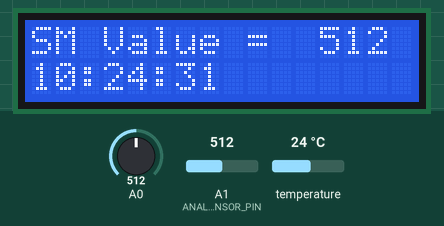
Simulated run of this sketch. Board: Arduino Uno, built with avr-gcc and run on an emulated ATmega328P. Shown: 16×2 character LCD. The test bench sets the inputs (shaded band); at power-on: A0 = 512, A1 (ANALOG_SENSOR_PIN) = 512, temperature 24 °C. The local clock reads 2024-03-15 10:24:30 at power-on unless the sketch sets it; storage starts empty; what the sketch prints to the serial monitor is not drawn.

Above: at 1.2 s.
1.3 s: A0 set to 716
At 2.7 s:
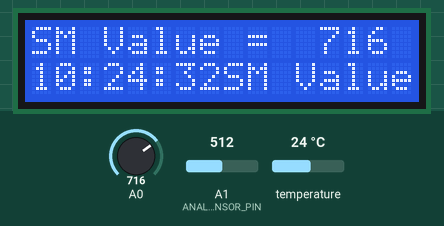
6.2 s: A0 set to 900
At 7.0 s:
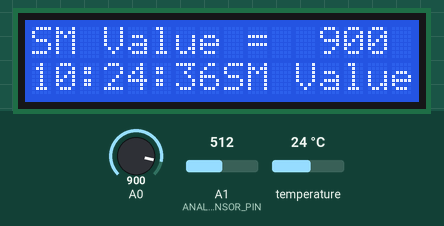
9.4 s: A0 set to 1023
At 42.1 s:
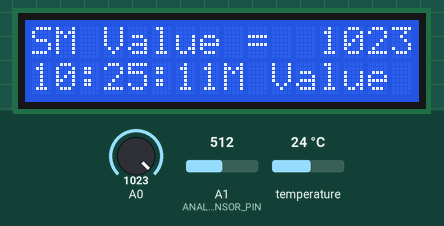
Timing chart, 0 to 42.5 s (numbered marks = the images above; inputs shaded):
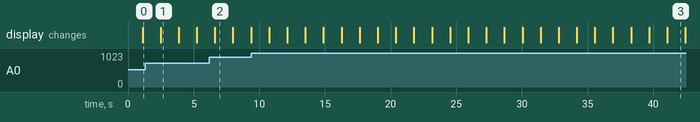

The sketch:

Project_Anukul_Final.ino
```cpp
#include <OneWire.h>
#include<LiquidCrystal.h>
#include <SPI.h>
#include <SD.h>
#include<Wire.h>
#include"RTClib.h"


#define ANALOG_SENSOR_PIN  A1// Light Sensor
OneWire  ds(2); // Temperature
const int chipSelect = 4;//SD card chipselect
int  LightAnalogValue;
RTC_DS1307 rtc;
LiquidCrystal lcd(9,8,7,6,5,10);//LCD connections


void setup() {

  ///***Open serial communications and wait for port to open:***///
  Serial.begin(9600);
  while (!Serial) {;}

  ///***Rtc initialisation code***///
  if(!rtc.begin()){
    Serial.println("Couldn't find RTC");
    while(1);
  }
   if(!rtc.isrunning()){
    Serial.println("RTC is not running!");
     rtc.adjust(DateTime(2017, 3, 18, 2, 25, 0));
  }

  ///***Lcd begin***///
  lcd.begin(16,2);

  ///***see if the SD card is present and can be initialized:***///
  Serial.print("Initializing SD card...");
  if (!SD.begin(chipSelect)) {
    Serial.println("Card failed, or not present");
    // don't do anything more:
    return;
  }
  Serial.println("card initialized.");
}


void loop() {

  ///***Temperature sensor code***///
  byte i;
  byte present = 0;
  byte type_s;
  byte data[12];
  byte addr[8];
  float celsius, fahrenheit;
  if ( !ds.search(addr)) {
    ds.reset_search();
    delay(250);            // DELAY TEMP
    return;
  }
   if (OneWire::crc8(addr, 7) != addr[7]) {
      Serial.println("CRC is not valid!");
      return;
  }
  ds.reset();
  ds.select(addr);
  ds.write(0x44);   // start conversion
  delay(1000);     // Delay
  present = ds.reset();
  ds.select(addr);
  ds.write(0xBE);  // Read Scratchpad
  for ( i = 0; i < 9; i++) {    //9 bytes
    data[i] = ds.read();
  }
  int16_t raw = (data[1] << 8) | data[0];
  if (type_s) {
    raw = raw << 3; // 9 bit resolution default
    if (data[7] == 0x10) {
      // "count remain" gives full 12 bit resolution
      raw = (raw & 0xFFF0) + 12 - data[6];
    }
  } else {
    byte cfg = (data[4] & 0x60);
    //at lower res, the low bits are undefined, so let's zero them
    if (cfg == 0x00) raw = raw & ~7;  //9 bit resolution, 93.75 ms
    else if (cfg == 0x20) raw = raw & ~3; //10 bit res, 187.5 ms
    else if (cfg == 0x40) raw = raw & ~1; // 11 bit res, 375 ms
    //default is 12 bit resolution, 750 ms conversion time
  }
  celsius = (float)raw / 16.0;
  fahrenheit = celsius * 1.8 + 32.0;

  ///***Variables***///
  DateTime now = rtc.now();

  ///***Lightsensor and Soilmoisture Sensor***///
  LightAnalogValue = analogRead(ANALOG_SENSOR_PIN);
  int sensorValue = analogRead(A0);

  ///***Code to Print on the LCD monitor***///
  lcd.print("SM Value = ");
  lcd.setCursor(12,0);//set cursor
  lcd.print(String(sensorValue));
  lcd.setCursor(0,1);
  lcd.print(now.hour(), DEC);
  lcd.print(":");
  lcd.print(now.minute(), DEC);
  lcd.print(":");
  lcd.print(now.second(), DEC);

  ///***SD card Storage***///
  File Anukul_Data_Storage = SD.open("datalog.txt", FILE_WRITE);
  if (Anukul_Data_Storage) {
    Anukul_Data_Storage.print(now.day(), DEC);
    Anukul_Data_Storage.print("/");
    Anukul_Data_Storage.print(now.month(), DEC);
    Anukul_Data_Storage.print("/");
    Anukul_Data_Storage.print(now.year(), DEC);
    Anukul_Data_Storage.print(", ");
    Anukul_Data_Storage.print(now.hour(), DEC);
    Anukul_Data_Storage.print(":");
    Anukul_Data_Storage.print(now.minute(), DEC);
    Anukul_Data_Storage.print(":");
    Anukul_Data_Storage.print(now.second(), DEC);
    Anukul_Data_Storage.print(", Soil Moisture Value = ");
    Anukul_Data_Storage.print(String(sensorValue));
    Anukul_Data_Storage.print(", Temperature_celsius = ");
    Anukul_Data_Storage.print(String(celsius));
    Anukul_Data_Storage.print(", Temperature_fahrenheit = ");
    Anukul_Data_Storage.print(String(fahrenheit));
    Anukul_Data_Storage.print(", Light Sensor Value = ");
    Anukul_Data_Storage.println(String(LightAnalogValue));
    Anukul_Data_Storage.close();

    ///***Printing the Data on the Serial Monitor***///
    Serial.print(now.day(), DEC);
    Serial.print("/");
    Serial.print(now.month(), DEC);
    Serial.print("/");
    Serial.print(now.year(), DEC);
    Serial.print(", ");
    Serial.print(now.hour(), DEC);
    Serial.print(":");
    Serial.print(now.minute(), DEC);
    Serial.print(":");
    Serial.print(now.second(), DEC);
    Serial.print(", Soil Moisture Value = ");
    Serial.print(String(sensorValue));
    Serial.print(", Temperature_celsius = ");
    Serial.print(String(celsius));
    Serial.print(", Temperature_fahrenheit = ");
    Serial.print(String(fahrenheit));
    Serial.print(", Light Sensor Value = ");
    Serial.println(String(LightAnalogValue));
  }
  else {
    Serial.println("error opening datalog.txt");
  }
}
```

Measured:
- what the display in image 1 shows lasts 1.4 s, from 2.5 s to 3.9 s
